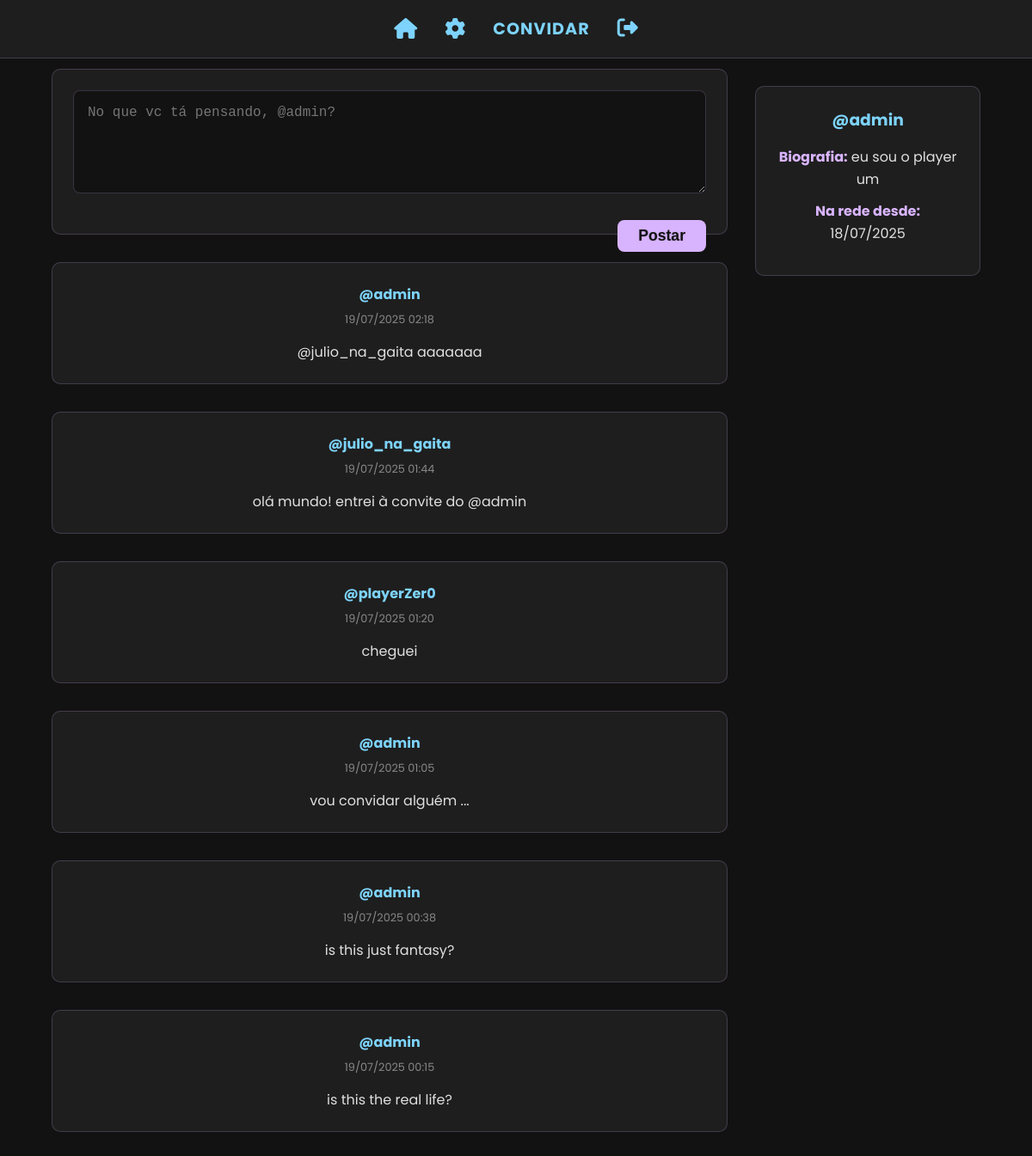
/feed/ (signed in), run on the app's committed database.
### users/models.py (models this page shows)
class User(AbstractUser):
    bio = models.TextField(blank=True, null=True, verbose_name="Biografia")
    relations = models.ManyToManyField("self", blank=True, symmetrical=True)
    birth_date = models.DateField(
        blank=True, null=True, verbose_name="Data de nascimento"
    )

### socials/models.py (models this page shows, shortened)
class Post(models.Model):
    id = models.UUIDField(primary_key=True, default=uuid.uuid4, editable=False)
    author = models.ForeignKey(
        settings.AUTH_USER_MODEL, on_delete=models.CASCADE, related_name="posts"
    )
    content = models.TextField(max_length=1000)
    created_at = models.DateTimeField(auto_now_add=True)
    mentions = models.ManyToManyField(
        settings.AUTH_USER_MODEL, related_name="mentioned_in", blank=True
    )
    class Meta:
        ordering = ["-created_at"]

### socials/views.py (the view, shortened to what this page needs)
# urls.py: path("feed/", include("socials.urls")),
@login_required
def feed(request):
    posts = Post.objects.all()
    context = {"posts": posts}
    return render(request, "socials/feed.html", context)

### templates/socials/feed.html (shortened to what this page needs)
{% extends 'base.html' %}
{% block content %}
<div class="container feed-layout">
    <div class="feed-main">
        <div class="post-creator">
            <form method="post" action="{% url 'socials:feed' %}">
                <textarea name="content" placeholder="No que vc tá pensando, @{{ user.username }}?" maxlength="1000" required></textarea>
                <button type="submit" class="btn" style="width: auto; padding: 0.5rem 1.5rem; float: right; margin-top: 0.5rem;">Postar</button>
            </form>
        </div>
        {% for post in posts %}
            <div class="post">
                <h4><a href="#">@{{ post.author.username }}</a></h4>
                <div class="post-meta">{{ post.created_at|date:"d/m/Y H:i" }}</div>
                <p>{{ post.content|linebreaksbr }}</p>
            </div>
        {% empty %}
            <div class="post">
                <p>Nenhum post por aqui ainda. Que tal ser o primeiro a postar algo?</p>
            </div>
        {% endfor %}
    </div>
    <aside class="sidebar">
        <div class="user-info-card">
            <h3>@{{ user.username }}</h3>
            <p><strong>Biografia:</strong> {{ user.bio|default:"Você ainda não tem uma biografia." }}</p>
            <p><strong>Na rede desde:</strong> {{ user.date_joined|date:"d/m/Y" }}</p>
        </div>
    </aside>
</div>
{% endblock %}

### templates/base.html (shortened to what this page needs)
{% load static %}
<!DOCTYPE html>
<html lang="pt-br">
<head>
    <link rel="stylesheet" href="https://cdnjs.cloudflare.com/ajax/libs/font-awesome/6.5.2/css/all.min.css">
    <link rel="stylesheet" href="{% static 'css/style.css' %}">
</head>
<body>
    {% if user.is_authenticated %}
        <header class="main-header">
            <div class="header-content">
                <a href="{% url 'socials:feed' %}" class="header-icon" title="Feed"><i class="fas fa-home"></i></a>
                <a href="{% url 'users:settings' %}" class="header-icon" title="Configurações"><i class="fas fa-cog"></i></a>
                <a href="{% url 'relations:create_invite' %}" class="header-link">CONVIDAR</a>
                <form action="{% url 'users:logout' %}" method="post" style="display: inline;">
                    <button type="submit" class="logout-button" title="Sair">
                        <i class="fas fa-sign-out-alt"></i>
                    </button>
                </form>
            </div>
        </header>
    {% endif %}
    <main>
        {% block content %}
        {% endblock %}
    </main>
</body>
</html>

### static/css/style.css (style rules this page uses)
:root { --bg-dark: #121212; --card-bg: #1e1e1e; --lilac-neon: #d8b4fe; --blue-neon: #7dd3fc; --text-color: #e0e0e0; --border-color: rgba(216, 180, 254, 0.2); }
* { margin: 0; padding: 0; box-sizing: border-box; }
body { font-family: 'Poppins', sans-serif; background-color: var(--bg-dark); color: var(--text-color); display: flex; justify-content: center; align-items: center; min-height: 100vh; }
main { width: 100%; }
.container { width: 90%; max-width: 1200px; margin: 2rem auto; text-align: center; }
input[type="text"], input[type="email"], input[type="password"], textarea { width: 100%; padding: 1rem; margin-bottom: 1rem; background-color: var(--bg-dark); border: 1px solid var(--border-color); border-radius: 8px; color: var(--text-color); font-size: 1rem; }
.btn { width: 100%; padding: 1rem; border: none; border-radius: 8px; background-color: var(--lilac-neon); color: var(--bg-dark); font-size: 1.1rem; font-weight: 700; cursor: pointer; transition: all 0.3s ease; text-shadow: 0 0 2px rgba(0,0,0,0.2); }
a { color: var(--blue-neon); text-decoration: none; transition: all 0.3s ease; }
.main-header { position: fixed; top: 0; left: 0; width: 100%; padding: 1rem 0; background-color: var(--card-bg); border-bottom: 1px solid var(--border-color); z-index: 1000; }
.header-content { width: 90%; max-width: 1200px; margin: 0 auto; display: flex; justify-content: center; align-items: center; gap: 2rem; }
.header-link { font-weight: 700; font-size: 1.2rem; letter-spacing: 1px; }
.header-icon { font-size: 1.5rem; }
.feed-layout { display: flex; gap: 2rem; margin-top: 80px; }
.feed-main { flex: 3; }
.post-creator, .post { background-color: var(--card-bg); padding: 1.5rem; border-radius: 10px; border: 1px solid var(--border-color); margin-bottom: 2rem; }
.post-creator textarea { height: 120px; resize: vertical; }
.post h4 { color: var(--lilac-neon); margin-bottom: 0.5rem; }
.post .post-meta { font-size: 0.8rem; color: #888; margin-bottom: 1rem; }
.sidebar { flex: 1; position: sticky; top: 100px; height: fit-content; }
.user-info-card { background-color: var(--card-bg); padding: 1.5rem; border-radius: 10px; border: 1px solid var(--border-color); }
.user-info-card h3 { color: var(--blue-neon); text-align: center; margin-bottom: 1rem; }
.user-info-card p { margin-bottom: 0.75rem; line-height: 1.6; }
.user-info-card strong { color: var(--lilac-neon); }
.logout-button { background: none; border: none; color: var(--blue-neon); font-size: 1.5rem; cursor: pointer; padding: 0; transition: all 0.3s ease; }

### data on the page
User: content "No que vc tá pensando, @admin?", username "admin", bio "eu sou o player um", date_joined "18/07/2025"
Post: author.username "admin", created_at "19/07/2025 02:18", content "@julio_na_gaita aaaaaaa"
Post: author.username "julio_na_gaita", created_at "19/07/2025 01:44", content "olá mundo! entrei à convite do @admin"
Post: author.username "playerZer0", created_at "19/07/2025 01:20", content "cheguei"
Post: author.username "admin", created_at "19/07/2025 01:05", content "vou convidar alguém ..."
Post: author.username "admin", created_at "19/07/2025 00:38", content "is this just fantasy?"
Post: author.username "admin", created_at "19/07/2025 00:15", content "is this the real life?"
